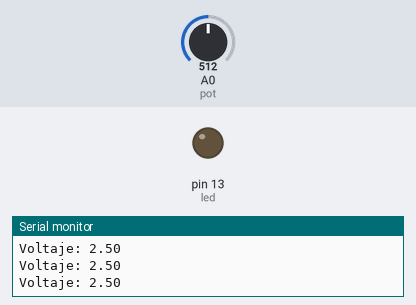
Recording of a sketch running on a simulated Arduino Uno, built with avr-gcc and run on an emulated ATmega328P. Shown: output pins drawn as LEDs (lit = HIGH), the last lines printed to the serial monitor. The test bench sets the inputs (shaded band); at power-on: A0 (pot) = 512.

Above: at 1.2 s.
1.3 s: A0 (pot) set to 595
2.8 s: A0 (pot) set to 628
At 3.4 s:
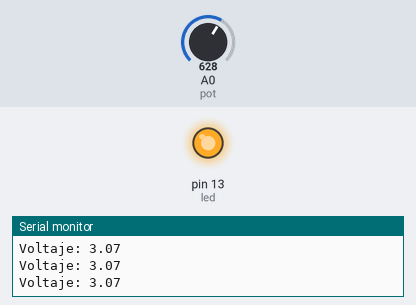
4.4 s: A0 (pot) set to 511
At 5.0 s:
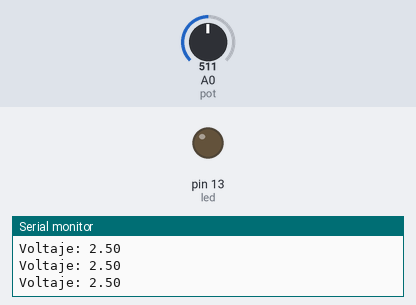
6.0 s: A0 (pot) set to 716
At 6.6 s:
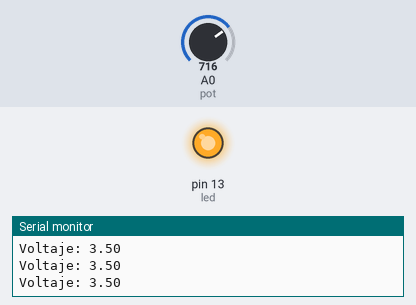
Timing chart, 0 to 8.6 s (numbered marks = the images above; inputs shaded):
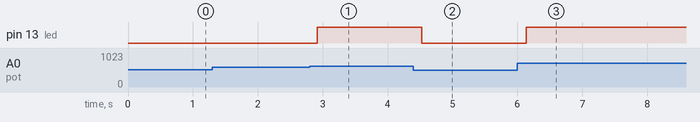

The sketch:

P3A1-ADC.ino
```cpp
// Definimos pot como la senal proveniente del potenciometro y el led.
# define pot A0
# define led 13

// Definicion de variables que se utilzaran en seguida
float value = 0;
float voltaje = 0;
void setup() {
  Serial.begin(9600);  // Inicia comunicacion con la computadora. Empieza el monitor serial,. el 9600 son la velocidad en baudios cpor segundo
  pinMode(led,OUTPUT); // define led como salida
}

void loop() {

  value = analogRead(pot); // lee la senal analogica del potenciometro
  voltaje = value/1023*5; // conviene a un valor propiol voltaje que se identifica
  Serial.print("Voltaje: "); // imprime en la pantalla la palabra voltaje
  Serial.println(voltaje); // imprime el valor del voltaje actual
  delay(100); // tiempo de retardo de 0.1 segundos.
  // despues de 613 bits (más de 3 volts) se prende el led

  if (voltaje > 3) { // condicional, si el voltaje que se desea manipular en el momento es mayor a 3, el led se enciende, caso contrario, permanece apagado
    digitalWrite(led,HIGH); // prende el led
  }
  else {
    digitalWrite(led,LOW); // Apaga el led.
  }
}
```

Measured:
- the behaviour switches between 613 and 614 on A0 (pot) (found by bisection; images 0 and 1)
- after the input at 2.8 s, pin 13 (led): LOW → HIGH after 0.12 s
- after the input at 4.4 s, pin 13 (led): HIGH → LOW after 0.13 s
- after the input at 6.0 s, pin 13 (led): LOW → HIGH after 0.14 s
